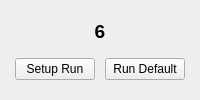
          <widget class="QWidget" name="S6Page2">
           <layout class="QGridLayout" name="gridLayout_24">
            <item row="0" column="0" colspan="2">
             <widget class="QLabel" name="label_62">
              <property name="sizePolicy">
               <sizepolicy hsizetype="MinimumExpanding" vsizetype="Fixed">
                <horstretch>0</horstretch>
                <verstretch>0</verstretch>
               </sizepolicy>
              </property>
              <property name="minimumSize">
               <size>
                <width>0</width>
                <height>0</height>
               </size>
              </property>
              <property name="font">
               <font>
                <pointsize>14</pointsize>
                <weight>75</weight>
                <bold>true</bold>
               </font>
              </property>
              <property name="text">
               <string>6</string>
              </property>
              <property name="alignment">
               <set>Qt::AlignCenter</set>
              </property>
             </widget>
            </item>
            <item row="1" column="0" colspan="2">
             <spacer name="verticalSpacer_29">
              <property name="orientation">
               <enum>Qt::Vertical</enum>
              </property>
              <property name="sizeType">
               <enum>QSizePolicy::Minimum</enum>
              </property>
              <property name="sizeHint" stdset="0">
               <size>
                <width>0</width>
                <height>0</height>
               </size>
              </property>
             </spacer>
            </item>
            <item row="2" column="0">
             <widget class="QPushButton" name="pushButton_31">
              <property name="sizePolicy">
               <sizepolicy hsizetype="Fixed" vsizetype="Fixed">
                <horstretch>0</horstretch>
                <verstretch>0</verstretch>
               </sizepolicy>
              </property>
              <property name="baseSize">
               <size>
                <width>0</width>
                <height>0</height>
               </size>
              </property>
              <property name="text">
               <string>Setup Run</string>
              </property>
             </widget>
            </item>
            <item row="2" column="1">
             <widget class="QPushButton" name="pushButton_32">
              <property name="sizePolicy">
               <sizepolicy hsizetype="Fixed" vsizetype="Fixed">
                <horstretch>0</horstretch>
                <verstretch>0</verstretch>
               </sizepolicy>
              </property>
              <property name="sizeIncrement">
               <size>
                <width>0</width>
                <height>0</height>
               </size>
              </property>
              <property name="baseSize">
               <size>
                <width>0</width>
                <height>0</height>
               </size>
              </property>
              <property name="text">
               <string>Run Default</string>
              </property>
             </widget>
            </item>
            <item row="3" column="0" colspan="2">
             <spacer name="verticalSpacer_30">
              <property name="orientation">
               <enum>Qt::Vertical</enum>
              </property>
              <property name="sizeType">
               <enum>QSizePolicy::Minimum</enum>
              </property>
              <property name="sizeHint" stdset="0">
               <size>
                <width>0</width>
                <height>0</height>
               </size>
              </property>
             </spacer>
            </item>
           </layout>
          </widget>
